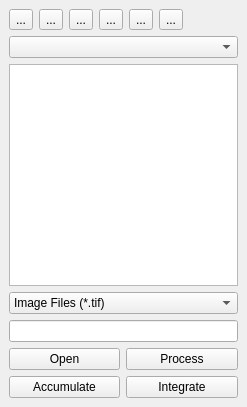
<?xml version="1.0" encoding="UTF-8"?>
<ui version="4.0">
 <class>QxrdFileBrowser</class>
 <widget class="QDockWidget" name="QxrdFileBrowser">
  <property name="geometry">
   <rect>
    <x>0</x>
    <y>0</y>
    <width>247</width>
    <height>407</height>
   </rect>
  </property>
  <property name="windowTitle">
   <string>Files</string>
  </property>
  <widget class="QWidget" name="dockWidgetContents">
   <property name="sizePolicy">
    <sizepolicy hsizetype="Preferred" vsizetype="Preferred">
     <horstretch>0</horstretch>
     <verstretch>0</verstretch>
    </sizepolicy>
   </property>
   <layout class="QGridLayout" name="gridLayout">
    <item row="0" column="0" colspan="2">
     <layout class="QHBoxLayout" name="horizontalLayout">
      <item>
       <widget class="QToolButton" name="m_PrevDirectoryButton">
        <property name="toolTip">
         <string>Return to previous directory</string>
        </property>
        <property name="text">
         <string>...</string>
        </property>
        <property name="icon">
         <iconset resource="qxrdresources.qrc">
          <normaloff>:/images/go-left.png</normaloff>:/images/go-left.png</iconset>
        </property>
       </widget>
      </item>
      <item>
       <widget class="QToolButton" name="m_UpDirectoryButton">
        <property name="toolTip">
         <string>Change directory up one level</string>
        </property>
        <property name="text">
         <string>...</string>
        </property>
        <property name="icon">
         <iconset resource="qxrdresources.qrc">
          <normaloff>:/images/go-up.png</normaloff>:/images/go-up.png</iconset>
        </property>
       </widget>
      </item>
      <item>
       <widget class="QToolButton" name="m_ChangeDirectoryButton">
        <property name="toolTip">
         <string>Select a new directory</string>
        </property>
        <property name="text">
         <string>...</string>
        </property>
        <property name="icon">
         <iconset resource="qxrdresources.qrc">
          <normaloff>:/images/fileopen.png</normaloff>:/images/fileopen.png</iconset>
        </property>
       </widget>
      </item>
      <item>
       <widget class="QToolButton" name="m_HomeDirectoryButton">
        <property name="toolTip">
         <string>Change to home directory</string>
        </property>
        <property name="text">
         <string>...</string>
        </property>
        <property name="icon">
         <iconset resource="qxrdresources.qrc">
          <normaloff>:/images/go-home.png</normaloff>:/images/go-home.png</iconset>
        </property>
       </widget>
      </item>
      <item>
       <widget class="QToolButton" name="m_AcquisitionDirectoryButton">
        <property name="toolTip">
         <string>Change to acquisition output directory</string>
        </property>
        <property name="text">
         <string>...</string>
        </property>
        <property name="icon">
         <iconset resource="qxrdresources.qrc">
          <normaloff>:/images/system-run.png</normaloff>:/images/system-run.png</iconset>
        </property>
       </widget>
      </item>
      <item>
       <widget class="QToolButton" name="m_RefreshButton">
        <property name="toolTip">
         <string>Refresh directory listing</string>
        </property>
        <property name="text">
         <string>...</string>
        </property>
        <property name="icon">
         <iconset resource="qxrdresources.qrc">
          <normaloff>:/images/view-refresh.png</normaloff>:/images/view-refresh.png</iconset>
        </property>
       </widget>
      </item>
      <item>
       <spacer name="horizontalSpacer">
        <property name="orientation">
         <enum>Qt::Horizontal</enum>
        </property>
        <property name="sizeHint" stdset="0">
         <size>
          <width>77</width>
          <height>20</height>
         </size>
        </property>
       </spacer>
      </item>
     </layout>
    </item>
    <item row="3" column="0" colspan="2">
     <widget class="QComboBox" name="m_FilterChoices">
      <item>
       <property name="text">
        <string>Image Files (*.tif)</string>
       </property>
      </item>
      <item>
       <property name="text">
        <string>Processed Files (*nnnnn.tif)</string>
       </property>
      </item>
      <item>
       <property name="text">
        <string>Raw Image Files (*.raw.tif)</string>
       </property>
      </item>
      <item>
       <property name="text">
        <string>Dark Image Files (*.dark.tif)</string>
       </property>
      </item>
      <item>
       <property name="text">
        <string>Integrated Data Files (*.avg)</string>
       </property>
      </item>
      <item>
       <property name="text">
        <string>Metadata Files (*.metadata)</string>
       </property>
      </item>
      <item>
       <property name="text">
        <string>All Files (*)</string>
       </property>
      </item>
     </widget>
    </item>
    <item row="4" column="0" colspan="2">
     <widget class="QLineEdit" name="m_FileSelector">
      <property name="toolTip">
       <string>File filter</string>
      </property>
     </widget>
    </item>
    <item row="5" column="0">
     <widget class="QPushButton" name="m_OpenButton">
      <property name="toolTip">
       <string>Open selected files</string>
      </property>
      <property name="text">
       <string>Open</string>
      </property>
     </widget>
    </item>
    <item row="5" column="1">
     <widget class="QPushButton" name="m_ProcessButton">
      <property name="toolTip">
       <string>Process selected files</string>
      </property>
      <property name="text">
       <string>Process</string>
      </property>
     </widget>
    </item>
    <item row="6" column="0">
     <widget class="QPushButton" name="m_AccumulateButton">
      <property name="toolTip">
       <string>Accumulate (sum) selected files</string>
      </property>
      <property name="text">
       <string>Accumulate</string>
      </property>
     </widget>
    </item>
    <item row="6" column="1">
     <widget class="QPushButton" name="m_IntegrateButton">
      <property name="toolTip">
       <string>Integrate selected files</string>
      </property>
      <property name="text">
       <string>Integrate</string>
      </property>
     </widget>
    </item>
    <item row="1" column="0" colspan="2">
     <widget class="QComboBox" name="m_RootDirectoryCombo"/>
    </item>
    <item row="2" column="0" colspan="2">
     <widget class="QxrdFileBrowserView" name="m_FileBrowser">
      <property name="alternatingRowColors">
       <bool>true</bool>
      </property>
      <property name="selectionBehavior">
       <enum>QAbstractItemView::SelectRows</enum>
      </property>
      <property name="showGrid">
       <bool>false</bool>
      </property>
      <property name="sortingEnabled">
       <bool>true</bool>
      </property>
      <attribute name="verticalHeaderVisible">
       <bool>false</bool>
      </attribute>
     </widget>
    </item>
   </layout>
  </widget>
 </widget>
 <customwidgets>
  <customwidget>
   <class>QxrdFileBrowserView</class>
   <extends>QTableView</extends>
   <header>qxrdfilebrowserview.h</header>
  </customwidget>
 </customwidgets>
 <resources>
  <include location="qxrdresources.qrc"/>
 </resources>
 <connections/>
</ui>
